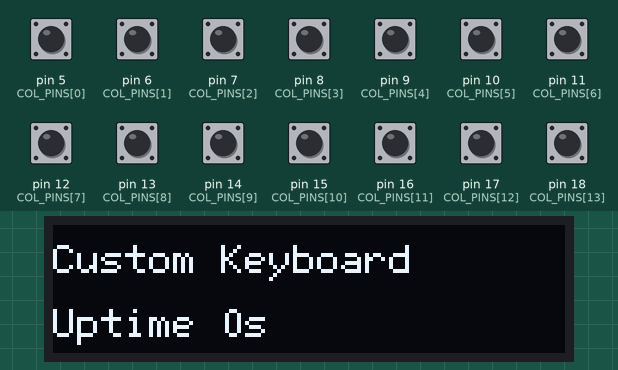
Simulated run of this sketch. Board: Arduino Leonardo, built with avr-gcc and run on an emulated ATmega32U4. Shown: 128×32 one-colour display. The test bench sets the inputs (shaded band); at power-on: pin 5 (COL_PINS[0]), pin 6 (COL_PINS[1]), pin 7 (COL_PINS[2]), pin 8 (COL_PINS[3]), pin 9 (COL_PINS[4]), pin 10 (COL_PINS[5]), pin 11 (COL_PINS[6]), pin 12 (COL_PINS[7]), pin 13 (COL_PINS[8]), pin 14 (COL_PINS[9]), pin 15 (COL_PINS[10]), pin 16 (COL_PINS[11]), pin 17 (COL_PINS[12]), pin 18 (COL_PINS[13]) HIGH. USB keyboard and mouse output is not drawn.

Above: at 0.3 s.
At 5.1 s:
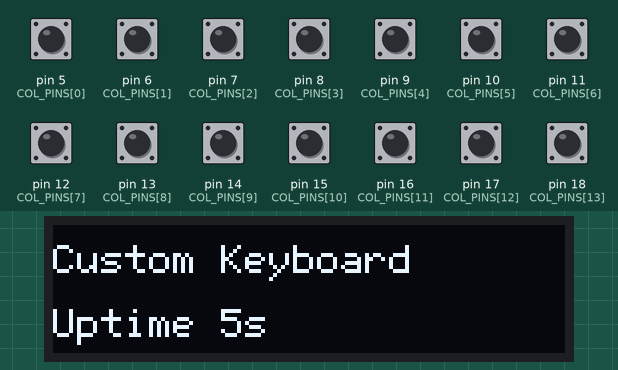
At 9.1 s:
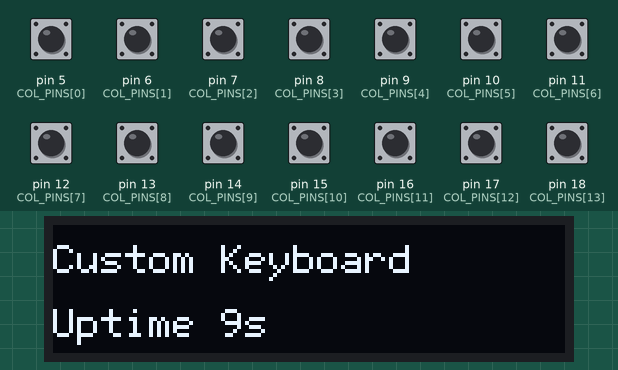
At 19.1 s:
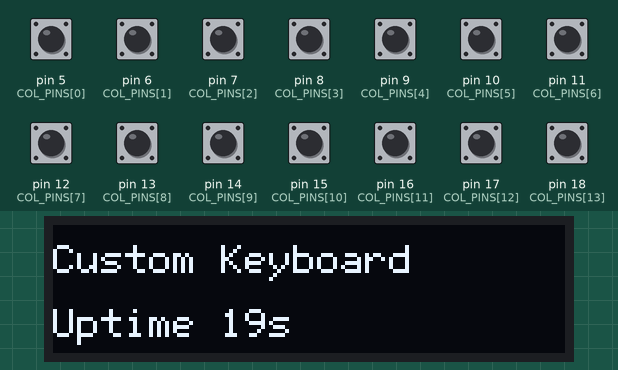
At 28.1 s:
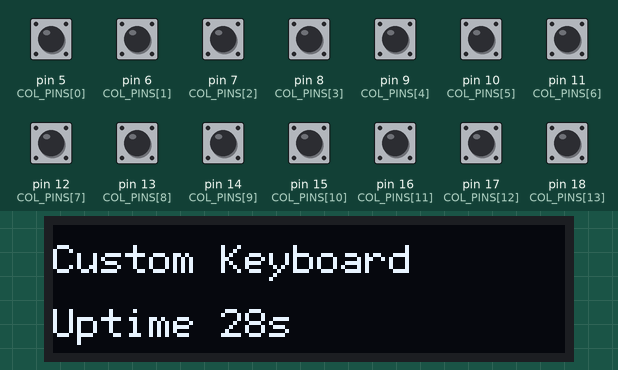
At 38.1 s:
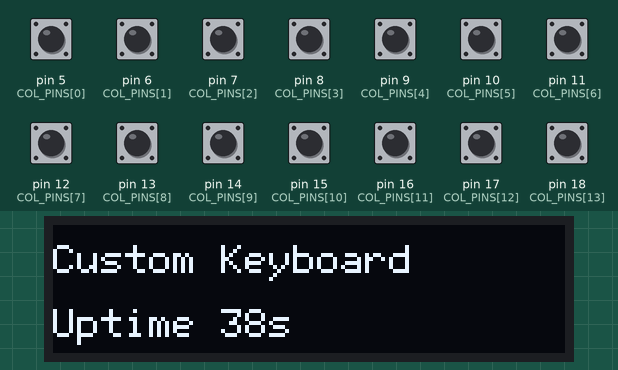

Measured:
- what the display in image 0 shows lasts 0.7 s, from 0.3 s to 1.0 s
- what the display in image 1 shows lasts 1.0 s, from 5.0 s to 6.0 s

The sketch:

main.ino
```cpp
#include <Arduino.h>
#include <Keyboard.h>
#include "config.h"
#include "switches.h"
#include "oled.h"
#include "encoder.h"

void setup() {
  switchesBegin();
  oledBegin();
  encoderBegin();
  Keyboard.begin();
}

void loop() {
  switchesScan();
  encoderUpdate();
  oledUpdate();
}
```

encoder.h
```cpp
#pragma once

#include <Arduino.h>
#include "config.h"

inline void encoderBegin() {
  if (ENCODER_A_PIN < 0 || ENCODER_B_PIN < 0 || ENCODER_SW_PIN < 0) return;
  pinMode(ENCODER_A_PIN, INPUT_PULLUP);
  pinMode(ENCODER_B_PIN, INPUT_PULLUP);
  pinMode(ENCODER_SW_PIN, INPUT_PULLUP);
}

inline void encoderUpdate() {
}
```

oled.h
```cpp
#pragma once

#include <Arduino.h>
#include <Wire.h>
#include <U8g2lib.h>
#include "config.h"

static U8G2_SSD1306_128X32_UNIVISION_F_HW_I2C oled(U8G2_R0, U8X8_PIN_NONE);

inline void oledBegin() {
  Wire.setSDA(OLED_SDA_PIN);
  Wire.setSCL(OLED_SCL_PIN);
  Wire.begin();
  oled.begin();
  oled.setI2CAddress(OLED_I2C_ADDRESS << 1);
  oled.clearBuffer();
  oled.setFont(u8g2_font_6x12_tf);
  oled.drawStr(0, 12, "Custom Keyboard");
  oled.drawStr(0, 27, "RP2040 Ready");
  oled.sendBuffer();
}

inline void oledUpdate() {
  static uint32_t lastUpdate = 0;
  if (millis() - lastUpdate < 250) return;
  lastUpdate = millis();

  oled.clearBuffer();
  oled.setFont(u8g2_font_6x12_tf);
  oled.drawStr(0, 12, "Custom Keyboard");
  oled.setCursor(0, 28);
  oled.print("Uptime ");
  oled.print(millis() / 1000);
  oled.print("s");
  oled.sendBuffer();
}
```

switches.h
```cpp
#pragma once

#include <Arduino.h>
#include <Keyboard.h>
#include "config.h"

static const uint8_t KEYMAP[MATRIX_ROWS][MATRIX_COLS] = {
  {KEY_ESC, '1', '2', '3', '4', '5', '6', '7', '8', '9', '0', '-', '=', KEY_BACKSPACE},
  {KEY_TAB, 'q', 'w', 'e', 'r', 't', 'y', 'u', 'i', 'o', 'p', '[', ']', '\\'},
  {KEY_CAPS_LOCK, 'a', 's', 'd', 'f', 'g', 'h', 'j', 'k', 'l', ';', '\'', KEY_RETURN, 0},
  {KEY_LEFT_SHIFT, 'z', 'x', 'c', 'v', 'b', 'n', 'm', ',', '.', '/', KEY_RIGHT_SHIFT, 0, 0},
  {KEY_LEFT_CTRL, KEY_LEFT_GUI, KEY_LEFT_ALT, ' ', ' ', ' ', ' ', ' ', ' ', ' ', ' ', KEY_RIGHT_ALT, KEY_RIGHT_GUI, KEY_RIGHT_CTRL}
};

static bool keyState[MATRIX_ROWS][MATRIX_COLS] = {};
static bool stableState[MATRIX_ROWS][MATRIX_COLS] = {};
static uint32_t lastChange[MATRIX_ROWS][MATRIX_COLS] = {};
static const uint16_t DEBOUNCE_MS = 8;

inline void switchesBegin() {
  for (uint8_t r = 0; r < MATRIX_ROWS; r++) {
    pinMode(ROW_PINS[r], OUTPUT);
    digitalWrite(ROW_PINS[r], HIGH);
  }
  for (uint8_t c = 0; c < MATRIX_COLS; c++) {
    pinMode(COL_PINS[c], INPUT_PULLUP);
  }
}

inline void switchesScan() {
  uint32_t now = millis();

  for (uint8_t r = 0; r < MATRIX_ROWS; r++) {
    digitalWrite(ROW_PINS[r], LOW);
    delayMicroseconds(5);

    for (uint8_t c = 0; c < MATRIX_COLS; c++) {
      bool pressed = digitalRead(COL_PINS[c]) == LOW;

      if (pressed != keyState[r][c]) {
        keyState[r][c] = pressed;
        lastChange[r][c] = now;
      }

      if ((now - lastChange[r][c]) >= DEBOUNCE_MS && stableState[r][c] != keyState[r][c]) {
        stableState[r][c] = keyState[r][c];
        uint8_t key = KEYMAP[r][c];

        if (key != 0) {
          if (stableState[r][c]) Keyboard.press(key);
          else Keyboard.release(key);
        }
      }
    }

    digitalWrite(ROW_PINS[r], HIGH);
  }
}
```

config.h
```cpp
#pragma once

#include <Arduino.h>

static const uint8_t ROW_PINS[5] = {0, 1, 2, 3, 4};
static const uint8_t COL_PINS[14] = {5, 6, 7, 8, 9, 10, 11, 12, 13, 14, 15, 16, 17, 18};

static const uint8_t OLED_SDA_PIN = 22;
static const uint8_t OLED_SCL_PIN = 21;
static const uint8_t OLED_I2C_ADDRESS = 0x3C;

static const int8_t ENCODER_A_PIN = -1;
static const int8_t ENCODER_B_PIN = -1;
static const int8_t ENCODER_SW_PIN = -1;

static const uint8_t MATRIX_ROWS = 5;
static const uint8_t MATRIX_COLS = 14;
```
